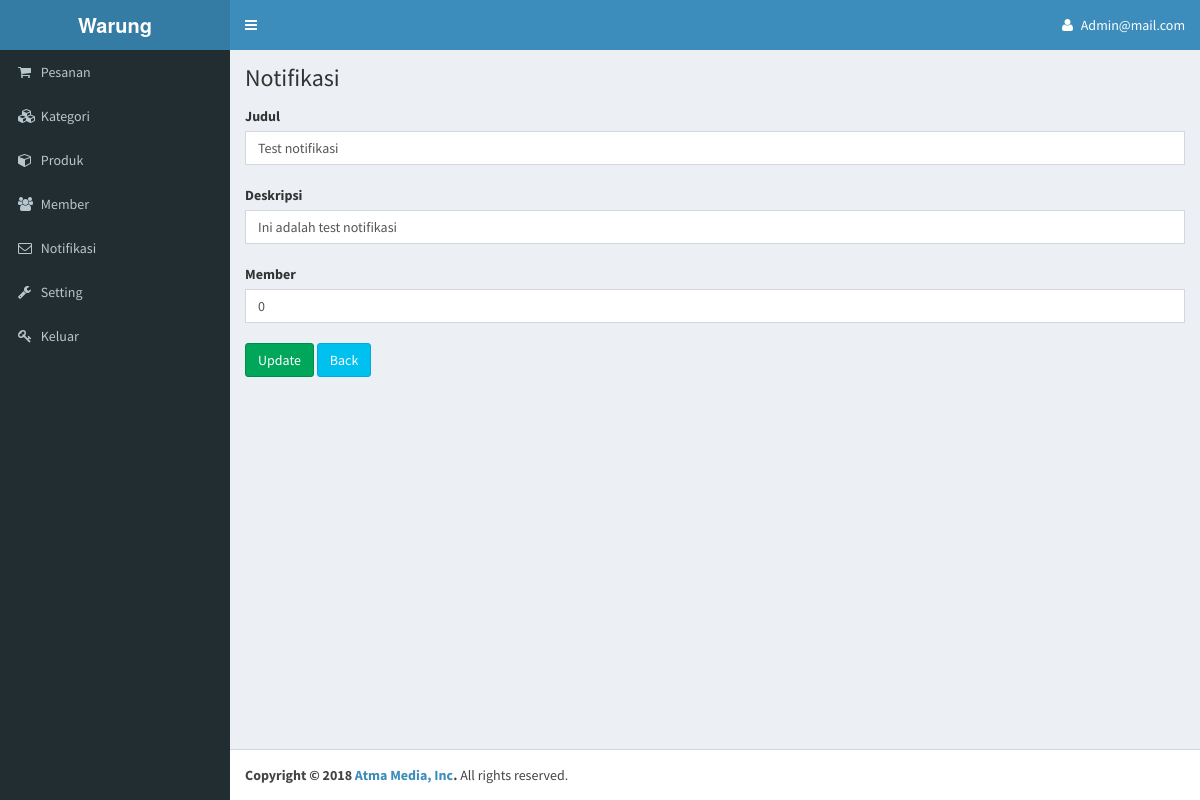
Screenshot of /editnotifikasi.php?id=3 (signed in) with the database file from the repository.
### tables this page shows
CREATE TABLE `notifikasi` (
  `id` int(11) NOT NULL,
  `judul` varchar(300) NOT NULL,
  `deskripsi` text NOT NULL,
  `member_id` int(11) NOT NULL,
  `waktu` datetime NOT NULL
);

### editnotifikasi.php (the view, shortened to what this page needs)
<?php
if(isset($_SESSION['id'])){
include "header.php";
?>
      <div class="content-wrapper">
        <section class="content-header">
          <h1>
           Notifikasi
          </h1>
        </section>
		<section class="content">
		<?php
if(isset($_GET['id'])){
$stmt = $connect->query("SELECT * FROM notifikasi WHERE id='$_GET[id]'");
$s = $stmt->fetch_assoc();
$judul = $s['judul'];
$deskripsi = $s['deskripsi'];
$member_id = $s['member_id'];
$btnv = "Update";
$btn = "upd";
}else{
$judul = "";
$deskripsi = "";
$member_id = "";
$btn = "add";
$btnv = "Tambah";
}
		if(isset($_POST['add'])){
			$judul = $_POST['judul'];
            $deskripsi = $_POST['deskripsi'];
            $member_id = $_POST['memberid'];
			$date = date('Y-m-d H:i:s');
            $in = $connect->query("INSERT INTO notifikasi SET judul ='$judul', deskripsi='$deskripsi', member_id='$member_id'
            , waktu='$date'");
			if($in){
			echo '<div class="alert alert-success" role="alert">Buat Notifikasi Berhasil</div>';
			}else{
			echo '<div class="alert alert-danger" role="alert">Notifikasi Belum Tersimpan</div>';
            }
}else if(isset($_GET['d'])){
$stmt = hapus('notifikasi','id',$_GET['d']);
echo '<div class="alert alert-success" role="alert">Hapus Berhasil</div>';
}else{
		?>
		<form method="POST" enctype="multipart/form-data">
		<label>Judul</label><br>
        <input name="judul" type="text" class="form-control" value="<?php echo $judul;?>" required="required"><br>
        <label>Deskripsi</label><br>
        <input name="deskripsi" type="text" class="form-control" value="<?php echo $deskripsi;?>" required="required"><br>
        <label>Member</label><br>
		<input name="memberid" type="text" class="form-control" value="<?php echo $member_id;?>" required="required"><br>
		<input name="<?php echo $btn;?>" type="submit" value="<?php echo $btnv;?>" class="btn btn-success">
        <a href="notifikasi.php" class="btn btn-info">Back</a>
        </form>
<?php
}
echo '</section>
      </div>';
include "footer.php";
}else{
header('location:signin.php');
}
?>

### rows the page displays
notifikasi: judul "Test notifikasi", deskripsi "Ini adalah test notifikasi", memberid "0"

### other values shown
$_SESSION['id'] "Admin@mail.com"
